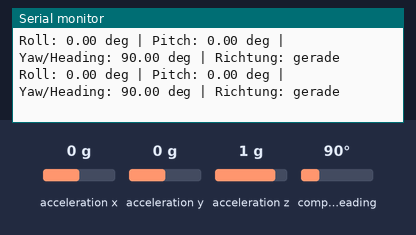
This sketch was run on a simulated Arduino Uno, built with avr-gcc and run on an emulated ATmega328P. On the bench: the last lines printed to the serial monitor. The test bench sets the inputs (shaded band); at power-on: acceleration x 0 g, acceleration y 0 g, acceleration z 1 g, compass heading 90°.

Above: at 2.8 s.
2.9 s: acceleration x set to -1.4 g
At 3.48 s:
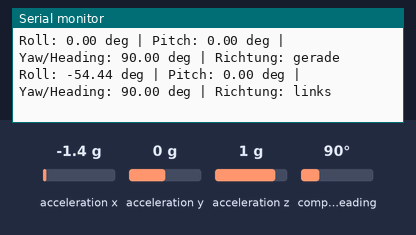
5.1 s: acceleration y set to -1.4 g
At 5.6 s:
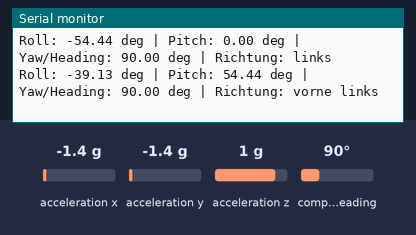
7.1 s: acceleration x set to 0 g
At 7.5 s:
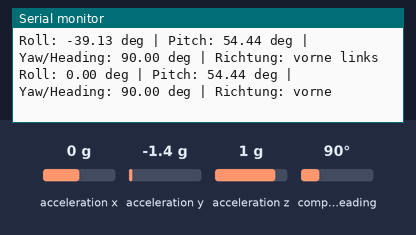
9.1 s: acceleration y set to 0.8 g
At 9.6 s:
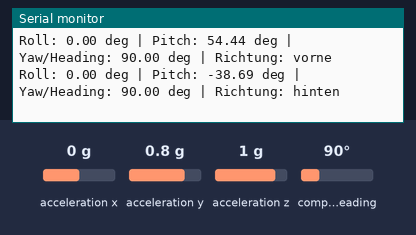
11.1 s: acceleration x set to -0.8 g
At 11.48 s:
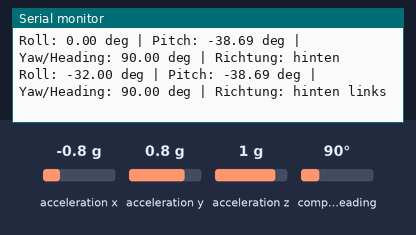
13.1 s: acceleration x set to 0.8 g
At 13.48 s:
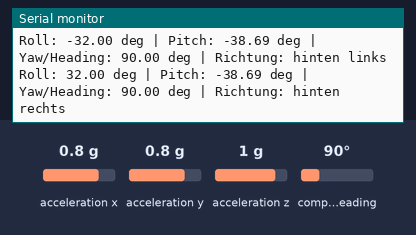

Measured:
- after the input at 2.9 s, the serial monitor: prints a new line after 0.28 s (image 1)
- after the input at 5.1 s, the serial monitor: prints a new line after 0.08 s (image 2)
- after the input at 7.1 s, the serial monitor: prints a new line after 0.08 s (image 3)
- after the input at 9.1 s, the serial monitor: prints a new line after 0.08 s (image 4)
- after the input at 11.1 s, the serial monitor: prints a new line after 0.08 s (image 5)
- after the input at 13.1 s, the serial monitor: prints a new line after 0.08 s (image 6)

The sketch:

BNO055_Test.ino
```cpp
#include <Wire.h>
#include <Adafruit_BNO055.h>
#include <utility/imumaths.h>

const unsigned long statusIntervalMs = 500;
const unsigned long errorIntervalMs = 1000;
const float tiltThresholdDeg = 10.0;

Adafruit_BNO055 bno28 = Adafruit_BNO055(55, 0x28, &Wire);
Adafruit_BNO055 bno29 = Adafruit_BNO055(55, 0x29, &Wire);
Adafruit_BNO055 *bno = nullptr;

unsigned long lastStatusTime = 0;
bool bnoReady = false;

void printTiltDirection(float roll, float pitch) {
  bool tilted = false;

  Serial.print(" | Richtung: ");

  if (pitch > tiltThresholdDeg) {
    Serial.print("vorne ");
    tilted = true;
  } else if (pitch < -tiltThresholdDeg) {
    Serial.print("hinten ");
    tilted = true;
  }

  if (roll > tiltThresholdDeg) {
    Serial.print("rechts ");
    tilted = true;
  } else if (roll < -tiltThresholdDeg) {
    Serial.print("links ");
    tilted = true;
  }

  if (!tilted) {
    Serial.print("gerade");
  }
}

void scanI2C() {
  Serial.println("I2C-Scan startet...");

  byte foundCount = 0;
  for (byte address = 1; address < 127; address++) {
    Wire.beginTransmission(address);
    byte error = Wire.endTransmission();

    if (error == 0) {
      Serial.print("I2C-Geraet gefunden bei 0x");
      if (address < 16) {
        Serial.print("0");
      }
      Serial.println(address, HEX);
      foundCount++;
    }
  }

  if (foundCount == 0) {
    Serial.println("Kein I2C-Geraet gefunden.");
  }
}

bool initBno() {
  Serial.println("Teste BNO055 auf Adresse 0x28...");
  if (bno28.begin()) {
    bno = &bno28;
    Serial.println("BNO055 auf 0x28 erkannt.");
    return true;
  }

  Serial.println("Teste BNO055 auf Adresse 0x29...");
  if (bno29.begin()) {
    bno = &bno29;
    Serial.println("BNO055 auf 0x29 erkannt.");
    return true;
  }

  return false;
}

void setup() {
  Serial.begin(9600);
  delay(1500);

  Serial.println();
  Serial.println("BNO055 Test fuer Arduino Mega 2560");
  Serial.println("Serial Monitor: 9600 Baud");
  Serial.println("I2C: SDA = Pin 20, SCL = Pin 21");

  Wire.begin();
  Wire.setClock(100000);
#if defined(WIRE_HAS_TIMEOUT)
  Wire.setWireTimeout(3000, true);
#endif

  scanI2C();

  bnoReady = initBno();
  if (!bnoReady) {
    Serial.println("FEHLER: BNO055 wurde nicht erkannt.");
    Serial.println("Pruefe SDA D20, SCL D21, VCC, GND und Adresse 0x28/0x29.");
    return;
  }

  bno->setExtCrystalUse(true);
  Serial.println("BNO055 initialisiert.");
}

void loop() {
  unsigned long now = millis();

  if (!bnoReady) {
    if (now - lastStatusTime >= errorIntervalMs) {
      lastStatusTime = now;
      Serial.println("BNO055 nicht bereit. Keine Sensordaten.");
    }
    return;
  }

  if (now - lastStatusTime < statusIntervalMs) {
    return;
  }
  lastStatusTime = now;

  imu::Vector<3> euler = bno->getVector(Adafruit_BNO055::VECTOR_EULER);

  // VECTOR_EULER: X = Heading/Yaw, Y = Roll, Z = Pitch
  float yaw = euler.x();
  float roll = euler.y();
  float pitch = euler.z();

  Serial.print("Roll: ");
  Serial.print(roll);
  Serial.print(" deg | Pitch: ");
  Serial.print(pitch);
  Serial.print(" deg | Yaw/Heading: ");
  Serial.print(yaw);
  Serial.print(" deg");
  printTiltDirection(roll, pitch);
  Serial.println();
}
```
